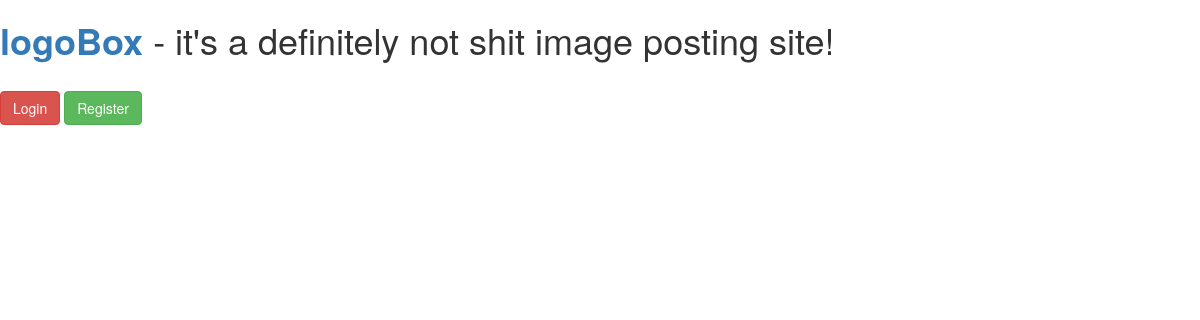
/logoBox/tag/Monkey/, run on an earlier commit of the app's database.
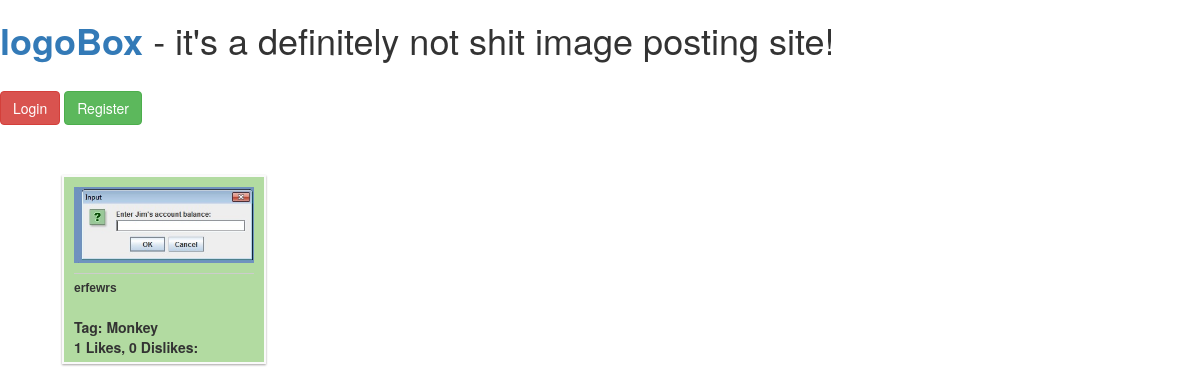
And on a later commit of the database.
### logoBox/models.py (models this page shows, shortened)
class Post(models.Model):
    id = models.AutoField(primary_key=True)
    poster_id= models.CharField(max_length = 64,default='1')
    category = models.CharField(max_length = 64, blank = True)
    content = models.CharField(max_length = 256)
    likes = models.IntegerField(default =0)
    dislikes = models.IntegerField(default = 0)
    timeCreated = models.DateTimeField(auto_now_add=True)
    lastActive = models.DateTimeField(auto_now=True)
    picture = models.ImageField(upload_to='poster_images', blank=True)
    class Meta:
      get_latest_by = 'timeCreated'

### logoBox/views.py (the view)
# urls.py: url(r'^tag/(?P<tag>[\w\-]+)/$', views.get_tagged, name = 'get_tagged'),
def get_tagged(request, tag):
    form = PostForm()
    print tag
    context_dict = {}
    posts = Post.objects.filter(category = tag)[:8]
    context_dict['tagged_posts'] = posts
    context_dict['form'] = form
    return render(request, 'logoBox/tag.html', context_dict, )

### templates/logobox/tag.html
{% extends 'logobox/base.html' %}
{% load static %}
{% load staticfiles %}
{% block body_block %}
    <div id="wrapper">
         <div id="columns">
            {% for post in tagged_posts %}
		             <div class="pin" id="most_liked">
                        {% if post.picture %}
                                   <img src="/media/{{ post.picture }}" alt = {{ post.picture }} >
                        {% endif %}
                          <p ><strong>{{ post.content }}</strong></p>
                          <br>
                        {% if post.category %}
                            <strong>Tag: {{ post.category }}</strong>
                        {% endif %}
                                <br>
                             <span>
                              <strong id="{{ post.id }}_likes" class="count">{{ post.likes }}</strong>
                        {% if user.is_authenticated %}
                            <button id="{{post.id}}_likebutton" data-postid="{{post.id}}" class="like" type="button">
                                Like</button>
                        {% else%}
                             <strong> Likes,</strong>
                        {% endif %}
                             <strong id="{{ post.id }}_dislikes" class="count">{{ post.dislikes }}</strong>
                        {% if user.is_authenticated %}
                             <button id="{{post.id}}_dislikebutton" data-postid="{{post.id}}" class="dislike" type="button">Dislike</button>
                        {% else %}
                             <strong> Dislikes: </strong>
                        {% endif %}
                </span>
            </div>
            {% endfor %}
         </div>
    </div>
{% endblock %}

What changed in the data, as far as the page shows it:
now on this page (row edited): Post: picture (picture), content "erfewrs", category "Monkey", likes "1", dislikes "0"
